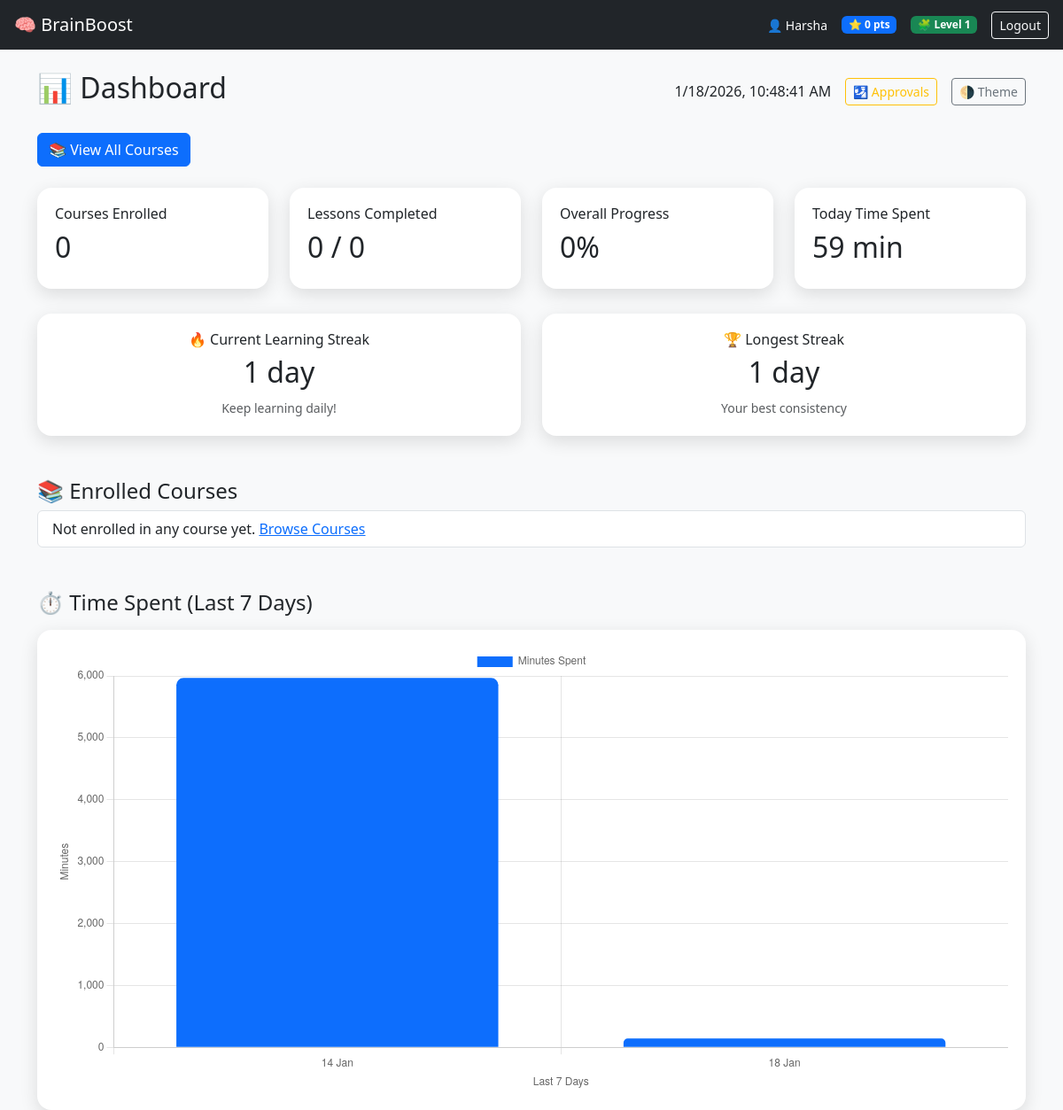
The page / (signed in) on the database its author committed.
### users/models.py (models this page shows, shortened)
class User(AbstractUser):
    ROLE_CHOICES = (
        ('STUDENT', 'Student'),
        ('ADMIN', 'Admin'),
    )
    role = models.CharField(
        max_length=10,
        choices=ROLE_CHOICES,
        default='STUDENT'
    )
    email_verified = models.BooleanField(default=False)
    current_streak = models.PositiveIntegerField(default=0)
    longest_streak = models.PositiveIntegerField(default=0)
    last_active_date = models.DateField(null=True, blank=True)
    def update_streak(self):
        today = now().date()
        if self.last_active_date == today:
            return  # already counted today

### gamification/models.py (models this page shows, shortened)
class UserPoints(models.Model):
    user = models.OneToOneField(
        User,
        on_delete=models.CASCADE,
        related_name='points'
    )
    total_points = models.PositiveIntegerField(default=0)
    level = models.PositiveIntegerField(default=1)

### administration/views.py (the view)
# urls.py: path('', dashboard, name='dashboard'),
@login_required
def dashboard(request):
    user = request.user
    user.update_streak()
    enrolled = Enrollment.objects.filter(student=user)
    enrolled_courses = Course.objects.filter(
        id__in=enrolled.values('course')
    )
    total_lessons = Lesson.objects.filter(
        course__in=enrolled_courses
    ).count()
    completed_lessons = LessonProgress.objects.filter(
        student=user,
        completed=True
    ).count()
    progress = int(
        (completed_lessons / total_lessons) * 100
    ) if total_lessons else 0
    today = localdate()
    today_sessions = UserSession.objects.filter(
        user=user,
        login_time__date=today
    )
    today_seconds = 0
    for s in today_sessions:
        end_time = s.logout_time if s.logout_time else now()
        today_seconds += (end_time - s.login_time).total_seconds()
    today_time_spent_minutes = int(today_seconds // 60)
    sessions = UserSession.objects.filter(user=user)
    daily_time = defaultdict(int)
    for s in sessions:
        end_time = s.logout_time if s.logout_time else now()
        date_key = s.login_time.date()
        duration_minutes = int(
            (end_time - s.login_time).total_seconds() // 60
        )
        daily_time[date_key] += duration_minutes
    sorted_days = sorted(daily_time.keys())[-7:]
    daily_labels = [d.strftime("%d %b") for d in sorted_days]
    daily_values = [daily_time[d] for d in sorted_days]
    context = {
        'enrolled_courses': enrolled_courses,
        'enrolled_count': enrolled_courses.count(),
        'completed_lessons': completed_lessons,
        'total_lessons': total_lessons,
        'progress': progress,
        'time_spent_minutes': today_time_spent_minutes,
        'current_streak': user.current_streak,
        'longest_streak': user.longest_streak,
        'daily_labels': daily_labels,
        'daily_values': daily_values,
    }
    return render(request, 'dashboard.html', context)

### templates/dashboard.html (shortened to what this page needs)
{% extends 'base.html' %}
{% block content %}
<div class="d-flex justify-content-between align-items-center mb-4">
    <h2>📊 Dashboard</h2>
    <div class="d-flex align-items-center gap-3">
        <span id="clock"></span>
        {% if request.user.is_authenticated and request.user.is_superuser %}
            <a href="{% url 'pending_user_approvals' %}"
               class="btn btn-sm btn-outline-warning">
                🛂 Approvals
            </a>
        {% endif %}
        <button class="btn btn-sm btn-outline-secondary  theme-toggle"
                onclick="toggleTheme()">
            🌗 Theme
        </button>
    </div>
</div>
<div class="mb-4">
    <a href="{% url 'courses' %}" class="btn btn-primary">
        📚 View All Courses
    </a>
</div>
<div class="row g-4">
    <div class="col-md-3">
        <div class="card-box">
            <h6>Courses Enrolled</h6>
            <h2>{{ enrolled_count }}</h2>
        </div>
    </div>
    <div class="col-md-3">
        <div class="card-box">
            <h6>Lessons Completed</h6>
            <h2>{{ completed_lessons }} / {{ total_lessons }}</h2>
        </div>
    </div>
    <div class="col-md-3">
        <div class="card-box">
            <h6>Overall Progress</h6>
            <h2>{{ progress }}%</h2>
        </div>
    </div>
    <div class="col-md-3">
        <div class="card-box">
            <h6>Today Time Spent</h6>
            <h2>{{ time_spent_minutes }} min</h2>
        </div>
    </div>
</div>
<div class="row g-4 mt-1">
    <div class="col-md-6">
        <div class="card-box text-center">
            <h6>🔥 Current Learning Streak</h6>
            <h2>{{ current_streak }} day{{ current_streak|pluralize }}</h2>
            <small class="text-muted">Keep learning daily!</small>
        </div>
    </div>
    <div class="col-md-6">
        <div class="card-box text-center">
            <h6>🏆 Longest Streak</h6>
            <h2>{{ longest_streak }} day{{ longest_streak|pluralize }}</h2>
            <small class="text-muted">Your best consistency</small>
        </div>
    </div>
</div>
<h4 class="mt-5">📚 Enrolled Courses</h4>
<ul class="list-group">
{% for course in enrolled_courses %}
    <li class="list-group-item d-flex justify-content-between align-items-center">
        <span>{{ course.title }}</span>
        <a href="{% url 'course_detail' course.id %}"
           class="btn btn-sm btn-outline-primary">
            Open
        </a>
    </li>
{% empty %}
    <li class="list-group-item">
        Not enrolled in any course yet.
        <a href="{% url 'courses' %}">Browse Courses</a>
    </li>
{% endfor %}
</ul>
<h4 class="mt-5">⏱ Time Spent (Last 7 Days)</h4>
<div class="card-box mt-3">
    <canvas id="timeSpentChart" height="140"></canvas>
</div>
<script>
/* LIVE CLOCK */
setInterval(() => {
    document.getElementById("clock").innerText =
        new Date().toLocaleString();
}, 1000);
/* THEME TOGGLE */
function toggleTheme() {
    const theme =
        document.body.getAttribute("data-theme") === "dark"
            ? "light"
            : "dark";
    document.body.setAttribute("data-theme", theme);
    localStorage.setItem("theme", theme);
}
document.body.setAttribute(
    "data-theme",
    localStorage.getItem("theme") || "light"
);
/* LAST 7 DAYS TIME SPENT GRAPH */
new Chart(document.getElementById('timeSpentChart'), {
    type: 'bar',
    data: {
        labels: {{ daily_labels|safe }},
        datasets: [{
            label: 'Minutes Spent',
            data: {{ daily_values|safe }},
            backgroundColor: '#0d6efd',
            borderRadius: 8,
            minBarLength: 10
        }]
    },
    options: {
        responsive: true,
        plugins: {
            tooltip: {
                callbacks: {
                    label: function(ctx) {
                        return ctx.parsed.y + ' minutes';
                    }
                }
            }
        },
        scales: {
            y: {
                beginAtZero: true,
                title: {
                    display: true,
                    text: 'Minutes'
                }
            },
            x: {
                title: {
                    display: true,
                    text: 'Last 7 Days'
                }
            }
        }
    }
});
</script>
{% endblock %}

### templates/base.html (shortened to what this page needs)
<!DOCTYPE html>
<html>
<head>
    <link href="https://cdn.jsdelivr.net/npm/bootstrap@5.3.2/dist/css/bootstrap.min.css" rel="stylesheet">
</head>
<body>
<nav class="navbar navbar-dark bg-dark px-3">
    <a class="navbar-brand" href="/">🧠 BrainBoost</a>
    {% if user.is_authenticated %}
        <div class="d-flex align-items-center ms-auto gap-3">
            <span class="text-white small">
                👤 {{ user.username }}
            </span>
            {% if user.points %}
                <span class="badge bg-primary">
                    ⭐ {{ user.points.total_points }} pts
                </span>
                <span class="badge bg-success">
                    🧩 Level {{ user.points.level }}
                </span>
            {% endif %}
            <form id="logoutForm" method="post" action="{% url 'logout' %}">
                <button type="submit" class="btn btn-sm btn-outline-light">
                    Logout
                </button>
            </form>
        </div>
    {% endif %}
</nav>
<div class="container mt-4">
    {% block content %}{% endblock %}
</div>
</body>
</html>

### templates/dashboard.html (style rules this page uses)
:root { --bg: #f8f9fa; --text: #212529; --card: #ffffff; }
body { background: var(--bg); color: var(--text); }
.card-box { background: var(--card); border-radius: 16px; padding: 20px; box-shadow: 0 6px 20px rgba(0,0,0,0.12); transition: transform 0.3s ease; }
.theme-toggle { cursor: pointer; }

### rows shown on the page
User: username "Harsha", points.total_points "0", points.level "1"

### other values the page prints
{{ enrolled_count }} "0"
{{ completed_lessons }} "0"
{{ total_lessons }} "0"
{{ progress }} "0"
{{ time_spent_minutes }} "59"
{{ current_streak }} "1"
{{ longest_streak }} "1"
chart data {{ daily_values|safe }} [5967, 59]
